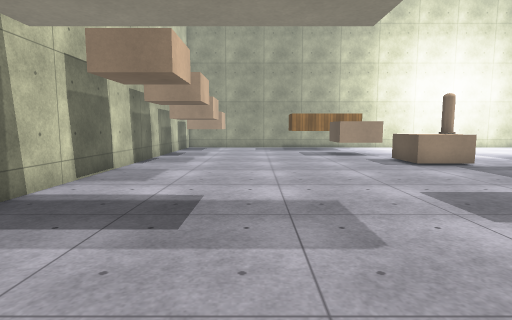
view 1 (above)

19 first-person views from a walk through a Unity game level. The camera is 1.3 m above the floor, tilts 6° down and sees 80° across. The floor is counted in squares, 1 m on a side. Each view is taken from the middle of a square. On the plan, view 1 faces up. The plan holds only what a view shows up to about 14 squares ahead; the rest is blank. The place goes on beyond the plan. The player character is not drawn. Surface patterns are stand-ins for the level's own textures.

view 2
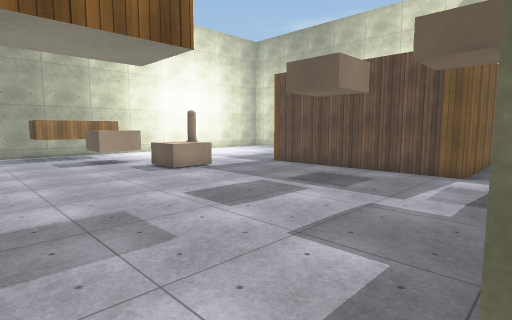

view 3
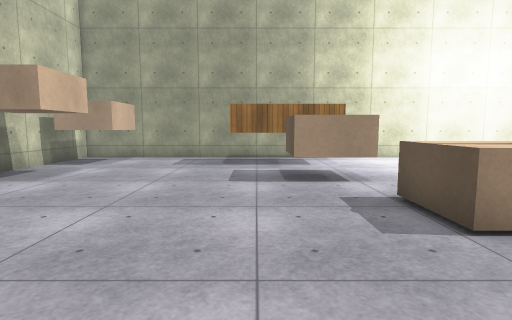

view 4
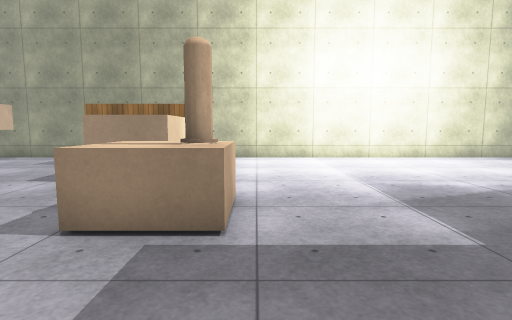

view 5
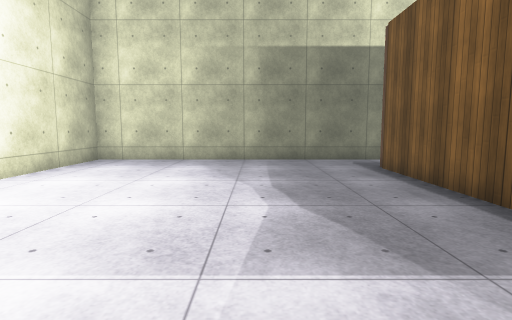

view 6
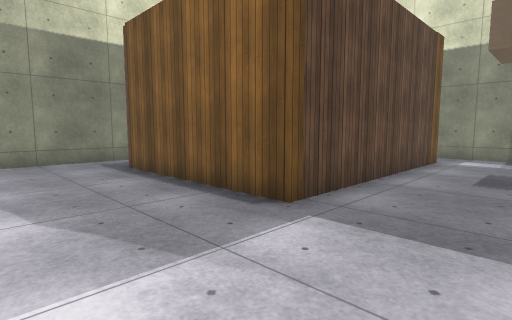

view 7
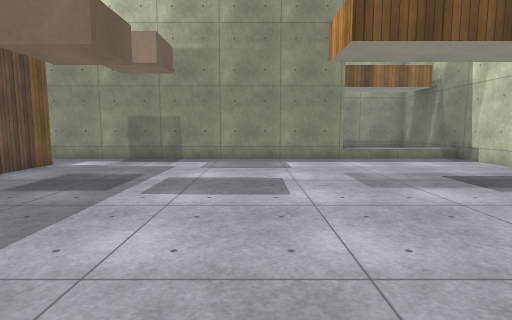

view 8
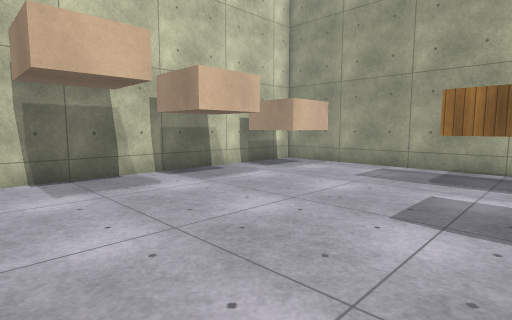

view 9
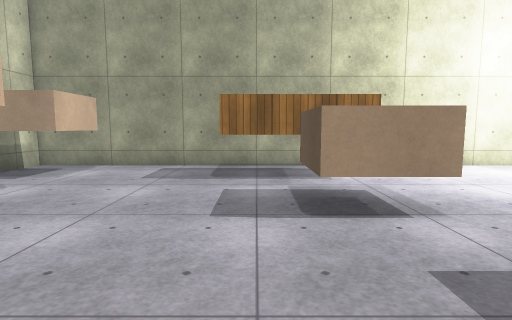

view 10
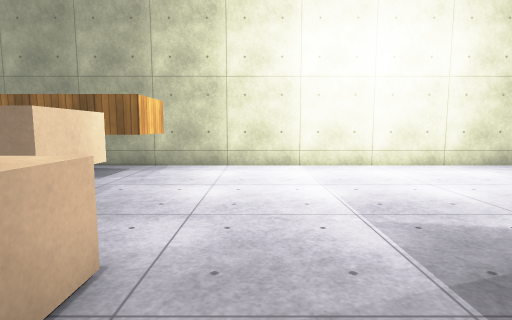

view 11
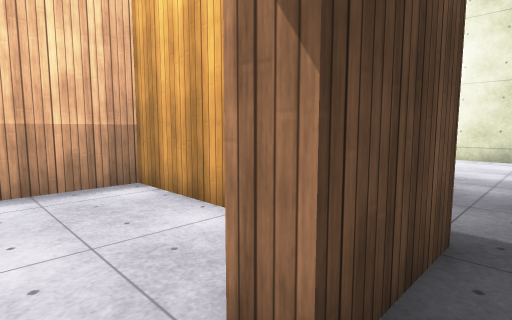

view 12
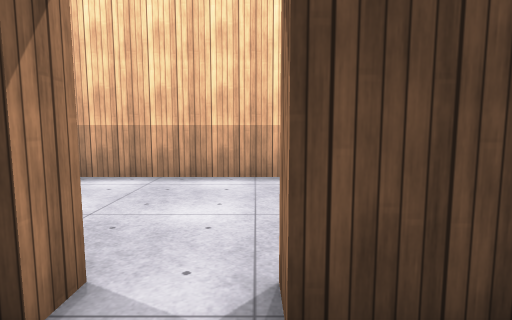

view 13
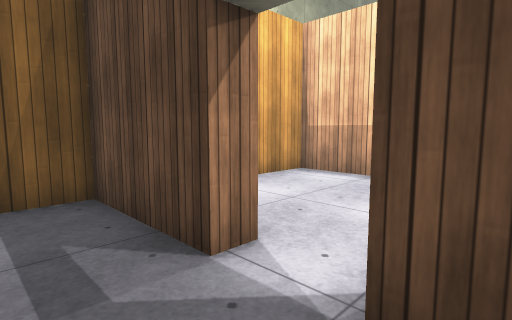

view 14
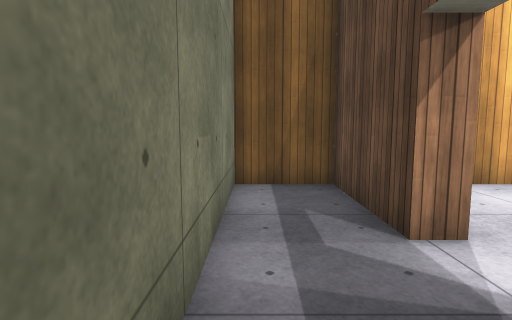

view 15
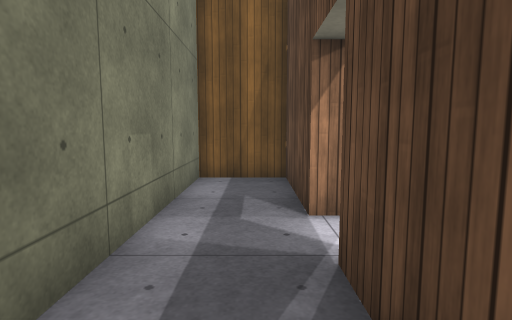

view 16
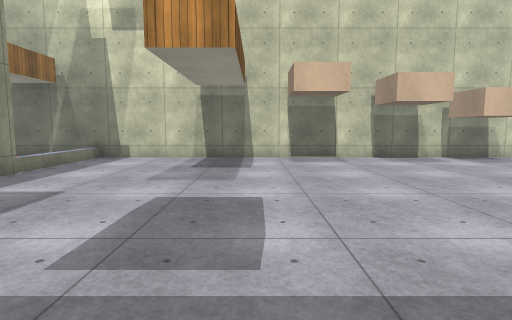

view 17
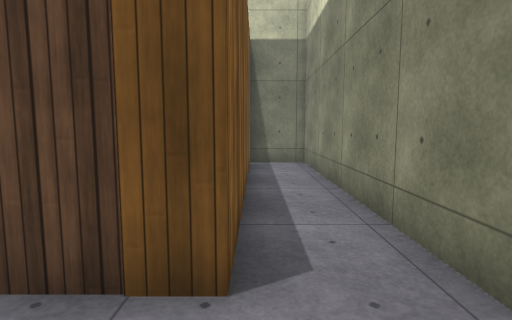

view 18
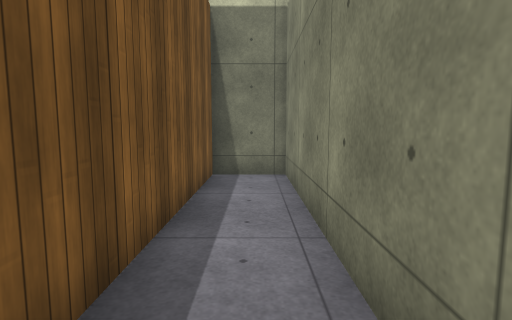

view 19
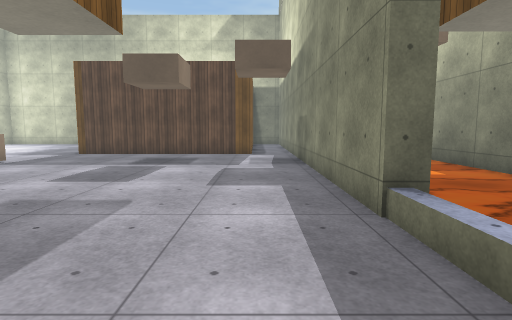

### Floor plan
Key: @ floor where view 1 was taken; # wall or solid block; . floor; / step, stairs or slope; ≈ lava the walk keeps out of; B block.
Columns run from 5 left of view 1 to 21 right of it. Each row starts with its distance up from view 1.
 21 ########   ################
 20 #......    #..............#
 19 #  B...    #..............#
 18 #BBB...#####..............#
 17 #.........................#
 16 #........B B..............#
 15 #........B B..............#
 14 #........BBB..............#
 13 #.........................#
 12 #..........BB.............#
 11 #..........BB.............#
 10 #...............########..#
  9 #...............#####  #..#
  8 #...............##.....#..#
  7 #...............##........#
  6 #...............##........#
  5 #...............##.....#..#
  4 #...............##.....#..#
  3 #...............##.... #..#
  2 #...............#####  ####
  1 #................##########
  0 #....@....................#
 -1 #/////#####################
 -2 #    ≈≈≈
 -3 #    ≈≈≈≈
 -4 #≈    ≈≈≈≈≈

Where each view was taken, in squares from view 1:
view 1: 0 up, 0 right, facing up
view 2: 1 down, 1 left, facing up-right
view 3: 7 up, 3 right, facing up
view 4: 7 up, 8 right, facing up
view 5: 14 up, 8 right, facing right
view 6: 14 up, 8 right, facing down-right
view 7: 12 up, 4 right, facing down
view 8: 10 up, 4 right, facing up-left
view 9: 10 up, 3 right, facing up
view 10: 10 up, 9 right, facing up
view 11: 6 up, 19 right, facing up-left
view 12: 7 up, 20 right, facing left
view 13: 8 up, 20 right, facing down-left
view 14: 9 up, 20 right, facing down
view 15: 10 up, 19 right, facing down
view 16: 6 up, 9 right, facing left
view 17: 1 up, 9 right, facing right
view 18: 0 up, 12 right, facing right
view 19: 1 up, 4 left, facing right
